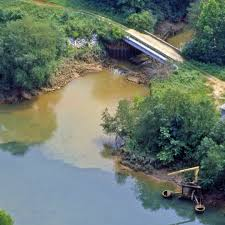
#> input picture back-end/ia/training/datasets/computer_vision/object_detection/VersonsDataSet/datasetV2/all_images/image123.jpg, 225 x 225 px; its folder holds 4 pictures in this run
$ jupyter execute convertImages.ipynb
#> lines starting #> are read from the running program, lines starting #| are printed output that depends on the picture
[cell 1]
from PIL import Image
import os

# pasta com imagens originais
input_dir = "datasetV2/all_images/"
# pasta de saída
output_dir = "datasetV2/processed/"

# configurações
TARGET_SIZE = (800, 800)
FORMAT = "JPEG"  # pode ser PNG também

os.makedirs(output_dir, exist_ok=True)

for filename in os.listdir(input_dir):
    filepath = os.path.join(input_dir, filename)

    try:
        with Image.open(filepath) as img:
            # converter para RGB (remove alpha, padroniza cor)
#> img is the input picture: PIL image 225x225 RGB; mean R, G, B 106.4, 119.6, 109
            img = img.convert("RGB")

            # redimensionar
            img = img.resize(TARGET_SIZE)
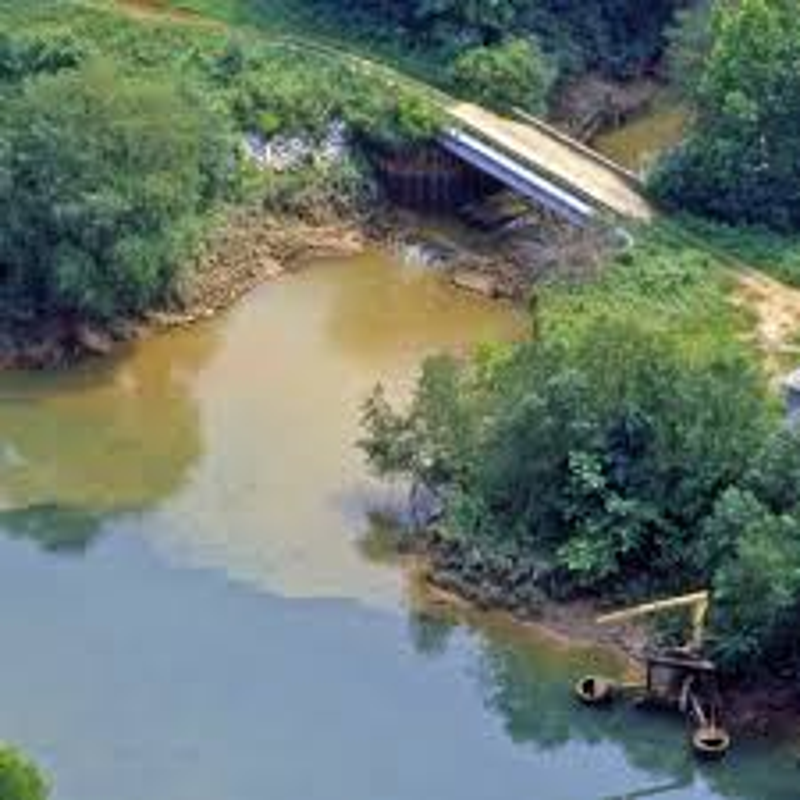
#> img: PIL image 800x800 RGB; mean R, G, B 106.4, 119.6, 109

            # nome novo (sempre .jpg)
            new_name = os.path.splitext(filename)[0] + ".jpg"
            output_path = os.path.join(output_dir, new_name)

            # salvar
            img.save(output_path, FORMAT, quality=95)

            print(f"Convertido: {filename}")

    except Exception as e:
        print(f"Erro em {filename}: {e}")
#> pass 2 of the loop `for filename in os.listdir(input_dir):`:
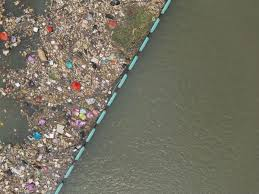
#> input picture back-end/ia/training/datasets/computer_vision/object_detection/VersonsDataSet/datasetV2/all_images/image2.jpg, 259 x 194 px
#> img is the input picture: PIL image 259x194 RGB; mean R, G, B 116.8, 113.6, 98.7
#> `img = img.resize(TARGET_SIZE)`:
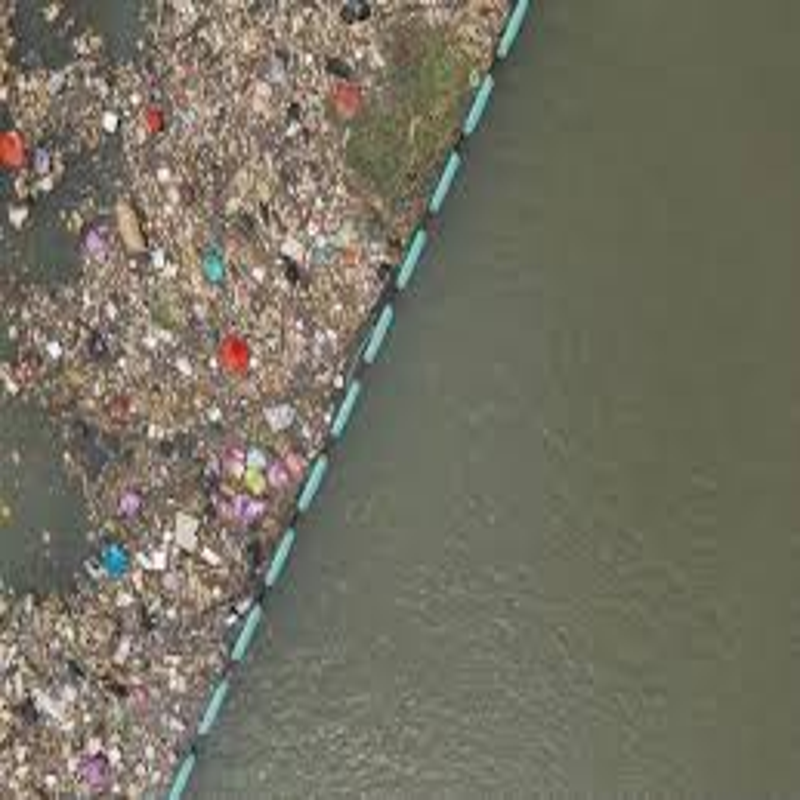
#> img: PIL image 800x800 RGB; mean R, G, B 116.8, 113.6, 98.7
#> pass 3 of the loop `for filename in os.listdir(input_dir):`:
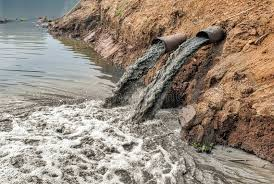
#> input picture back-end/ia/training/datasets/computer_vision/object_detection/VersonsDataSet/datasetV2/all_images/image213.jpg, 274 x 184 px
#> img is the input picture: PIL image 274x184 RGB; mean R, G, B 152.9, 139.6, 125.8
#> `img = img.resize(TARGET_SIZE)`:
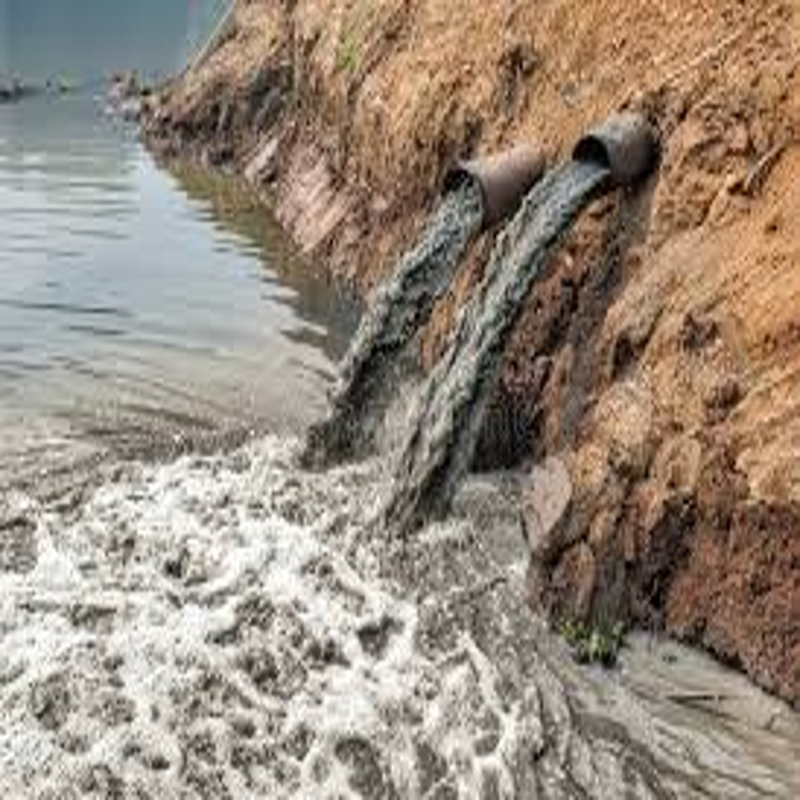
#> img: PIL image 800x800 RGB; mean R, G, B 152.9, 139.6, 125.8
#> the loop made 4 passes; the first 3 are shown
